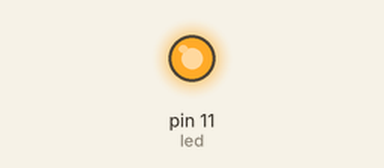
The program below on a simulated Raspberry Pi (header pin numbers). Parts: output pins drawn as LEDs (lit = HIGH).

Above: at 0.1 s.
At 16.5 s:
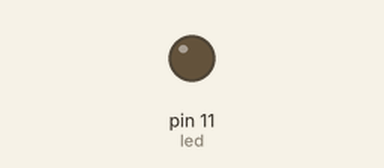
Timing chart, 0 to 40.0 s (numbered marks = the images above):
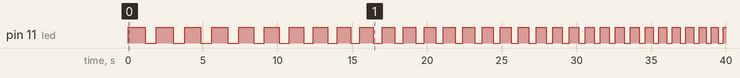

Measured:
- by itself, pin 11 (led): repeats every 1.9 s: LOW 0.76 s, HIGH 1.1 s

The program:

dynamic_blink2.py
```python
import RPi.GPIO as GPIO
import time
import sys

# Setting Numbering Declaration
GPIO.setmode(GPIO.BOARD)

# Declare Pins
led = 11

# Set Pin Modes
GPIO.setup(led, GPIO.OUT)

upper_limit = 2.0
lower_limit = 0.05
delay = upper_limit
increase = False
interval = upper_limit * 2 # The interval for every change in speed
max_iterations = 100

# Function defined blink
def blink(delay):
	on_time = delay / 5 * 3
	off_time = delay / 5 * 2
	GPIO.output(led, GPIO.HIGH)
	time.sleep(on_time)
	GPIO.output(led, GPIO.LOW)
	time.sleep(off_time)

# Blink every second and change interval
while True:
	if delay <= lower_limit:
		increase = True
	elif delay >= upper_limit:
		increase = False
	if increase:
		delay = delay + 0.1
	else:
		delay = delay - 0.1

	iterations = int(interval / delay)
	if iterations > max_iterations:
		iterations = max_iteration
	i = 0
	while i < iterations:
		blink(delay)
		i = i + 1
```
